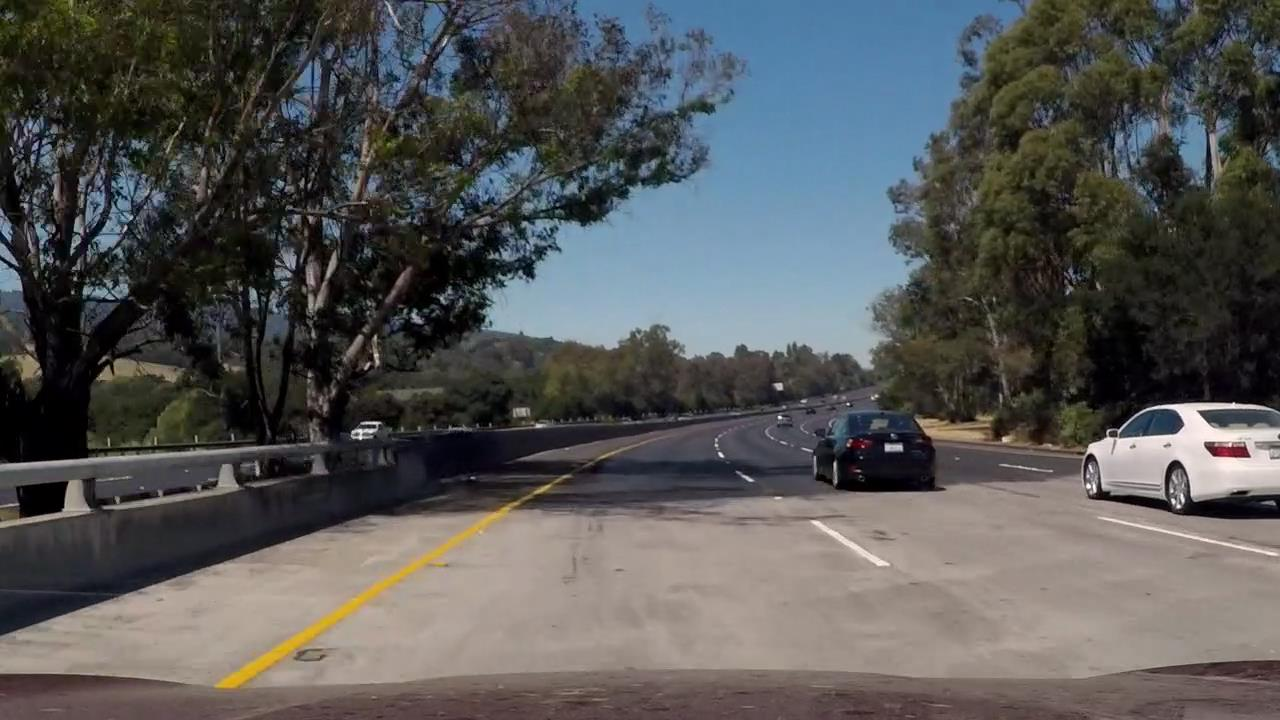
#> input picture straight_lane_dete/test_img/1.jpg, 1280 x 720 px; its folder holds only this picture in this run
$ python straight_lane_detec.py
#> lines starting #> are read from the running program, lines starting #| are printed output that depends on the picture; after the words box and inside, x2 and y2 are one past the last pixel; in counts of white or black regions, pixels touching at a corner belong together
#!/usr/local/bin/python3
# -*- coding:utf-8 -*-

from moviepy.editor import VideoFileClip
import matplotlib.pyplot as plt
import matplotlib.image as mplimg
import numpy as np
import cv2
import os

class Lane_Detection(object):
	def __init__(self):
		self.blur_ksize = 5
		self.canny_low_threshold = 70
		self.canny_high_threshold = 170
		self.rho = 1
		self.theta = np.pi / 180
		self.threshold = 15
		self.min_line_length = 40
		self.max_line_gap = 20

	def get_images_by_dir(self, dir_name):
#> called with dir_name = './test_img/'
		res_file_list = []
		img_suffix = ('.jpg', '.png', '.jpeg') # 可以使用的图像类型
		if dir_name[-1] == '/':
			dir_name = dir_name[:-1]
		img_names = os.listdir(dir_name)
		img_paths = [dir_name + '/' + img_name for img_name in img_names]
		for img in img_paths:
			for suffix in img_suffix:
				if img.endswith(suffix):
					res_file_list.append(img)
		imgs = [ mplimg.imread(path) for path in res_file_list ]
#> imgs = 1 item
		return imgs

	# [8 lines left out: function show_img, not called in this run]

	def roi_mask(self, img, vertices):
		mask = np.zeros_like(img)
		if len(img.shape) > 2:
			channel_count = img.shape[2]
			mask_color = (255,) * channel_count
		else:
			mask_color = 255
			cv2.fillPoly(mask, vertices, mask_color)
			masked_img = cv2.bitwise_and(img, mask)
		return masked_img

	def draw_roi(self, img, vertices):
		cv2.polylines(img, vertices, True, [255, 0, 0], thickness=2)

	def draw_lines(self, img, lines, color=[255, 0, 0], thickness=2):
		for line in lines:
			for x1, y1, x2, y2 in line:
				cv2.line(img, (x1, y1), (x2, y2), color, thickness)

	def draw_lanes(self, img, lines, color=[255, 0, 0], thickness=1):
	    left_lines = []
	    right_lines = []
	    top_y = 1e6

	    for line in lines:
	        for x1, y1, x2, y2 in line:
	            if x1 != x2:
	                slope = (y2 - y1) / (x2 - x1)
	                if slope > 0:
	                    left_lines.append([x1, y1, x2, y2])
	                else:
	                    right_lines.append([x1, y1, x2, y2])
	            if top_y > y1:
	                top_y = y1
	            if top_y > y2:
	                top_y = y2
	    if len(left_lines) > 0:
	        left_line = [0, 0, 0, 0]
	        for line in left_lines:
	            assert (len(line) == 4)
	            for i in range(4):
	                left_line[i] += (line[i] / len(left_lines))
	        slope = (left_line[3] - left_line[1]) / (left_line[2] - left_line[0])
	        top_x = left_line[0] + (top_y - left_line[1]) / slope
	        bottom_x = left_line[0] + (img.shape[0] - left_line[1]) / slope
	        cv2.line(img, (int(bottom_x), img.shape[0]), (int(top_x), int(top_y)), color, thickness * 10)

	    if len(right_lines) > 0:
	        right_line = [0, 0, 0, 0]
	        for line in right_lines:
	            assert (len(line) == 4)
	            for i in range(4):
	                right_line[i] += (line[i] / len(right_lines))
	        slope = (right_line[3] - right_line[1]) / (right_line[2] - right_line[0])
	        top_x = right_line[0] + (top_y - right_line[1]) / slope
	        bottom_x = right_line[0] + (img.shape[0] - right_line[1]) / slope
	        cv2.line(img, (int(bottom_x), img.shape[0]), (int(top_x), int(top_y)), color, thickness * 10)

	def hough_lines(self, img, rho, theta, threshold, min_line_len, max_line_gap):
		lines = cv2.HoughLinesP(img, self.rho, self.theta, self.threshold, np.array([]), minLineLength = min_line_len, maxLineGap = max_line_gap)
		line_img = np.zeros((img.shape[0], img.shape[1], 3), dtype=np.uint8)#生成绘制直线的绘图板，黑底
		line_img_copy = line_img.copy()
		self.draw_lines(line_img_copy, lines)
		self.draw_lanes(line_img, lines)
		return line_img,line_img_copy

	def edge_detection(self, img):
		grey_img = cv2.cvtColor(img, cv2.COLOR_RGB2GRAY)
		gaussianblur = cv2.GaussianBlur(grey_img, (self.blur_ksize,self.blur_ksize),0)
		img_canny = cv2.Canny(gaussianblur, self.canny_low_threshold , self.canny_high_threshold)
		return img_canny

	def process_an_image(self, img):
		plt.subplot(2, 3, 1)
		plt.imshow(img)
		plt.axis("off")
		plt.title("original")
		edge_detec = self.edge_detection(img)
		# cv2.imshow('edge_detection', edge_detec)
		plt.subplot(2, 3, 2)
		plt.imshow(edge_detec, cmap='gray')
		plt.axis("off")
		plt.title("Edge_Detec")
		roi_vtx = np.array([[(90, img.shape[0]), (570, 470), (720, 470), (1200, img.shape[0])]])
		roi_edges = self.roi_mask(edge_detec, roi_vtx)
		# cv2.imshow('roi_edges', roi_edges)
		plt.subplot(2, 3, 3)
		plt.imshow(roi_edges, cmap='gray')
		plt.axis("off")
		plt.title("ROI_Res")
		line_img,line_img_copy = self.hough_lines(roi_edges, self.rho, self.theta, self.threshold, self.min_line_length, self.max_line_gap)
		# cv2.imshow('line_img_copy', line_img_copy)
		# cv2.imshow('line_img', line_img)
		plt.subplot(2, 3, 4)
		plt.imshow(line_img, cmap='gray')
		plt.axis("off")
		plt.title("Hough_Res")
		line_img_copy_show = cv2.addWeighted(img, 0.8, line_img_copy, 1, 0)
		plt.subplot(2, 3, 5)
		plt.imshow(line_img_copy_show, cmap='gray')
		plt.axis("off")
		plt.title("Detec_Out")
		res_img = cv2.addWeighted(img, 0.8, line_img, 1, 0)
		return res_img

if __name__ == "__main__":
	LD = Lane_Detection()
	# 处理图片
	image_paths = './test_img/'
	ori_img_list = LD.get_images_by_dir(image_paths)
#> ori_img_list = 1 item
	res_img = []
	for ori_img in ori_img_list:
		res = LD.process_an_image(ori_img)
		res_img.append(res)
		plt.subplot(2, 3, 6)
		plt.imshow(res)
		plt.axis("off")
		plt.title("Output")
		plt.show()
#> this loop made 1 pass
#> roi_vtx in process_an_image on pass 1: [[90, 720], [570, 470], [720, 470], [1200, 720]]
#> pass 1, in edge_detection, `grey_img = cv2.cvtColor(img, cv2.COLOR_RGB2GRAY)`:
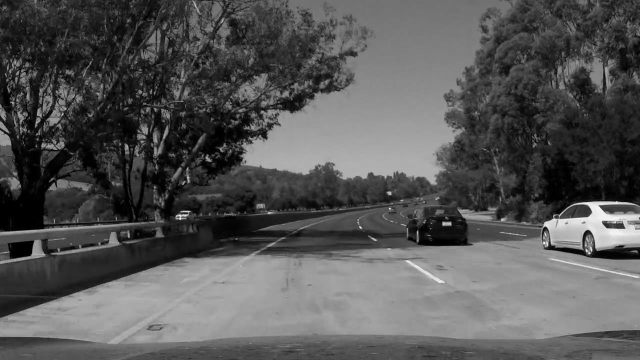
#> grey_img: shape (720, 1280) (shown at 1/2 size); min 0, max 254, mean 86.5
#> pass 1, in edge_detection, `img_canny = cv2.Canny(gaussianblur, self.canny_low_threshold , self.ca..`:
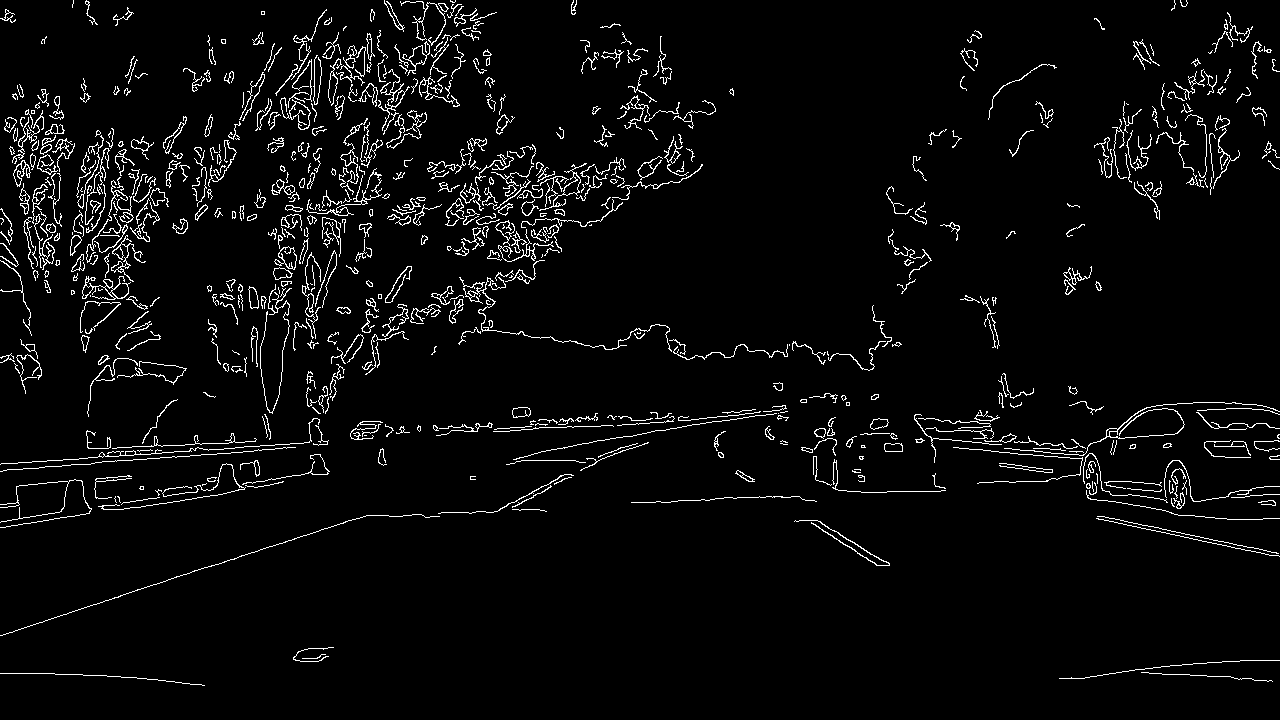
#> img_canny: shape (720, 1280); 4.1% white in thin lines or dots
#> pass 1, in roi_mask, `masked_img = cv2.bitwise_and(img, mask)`:
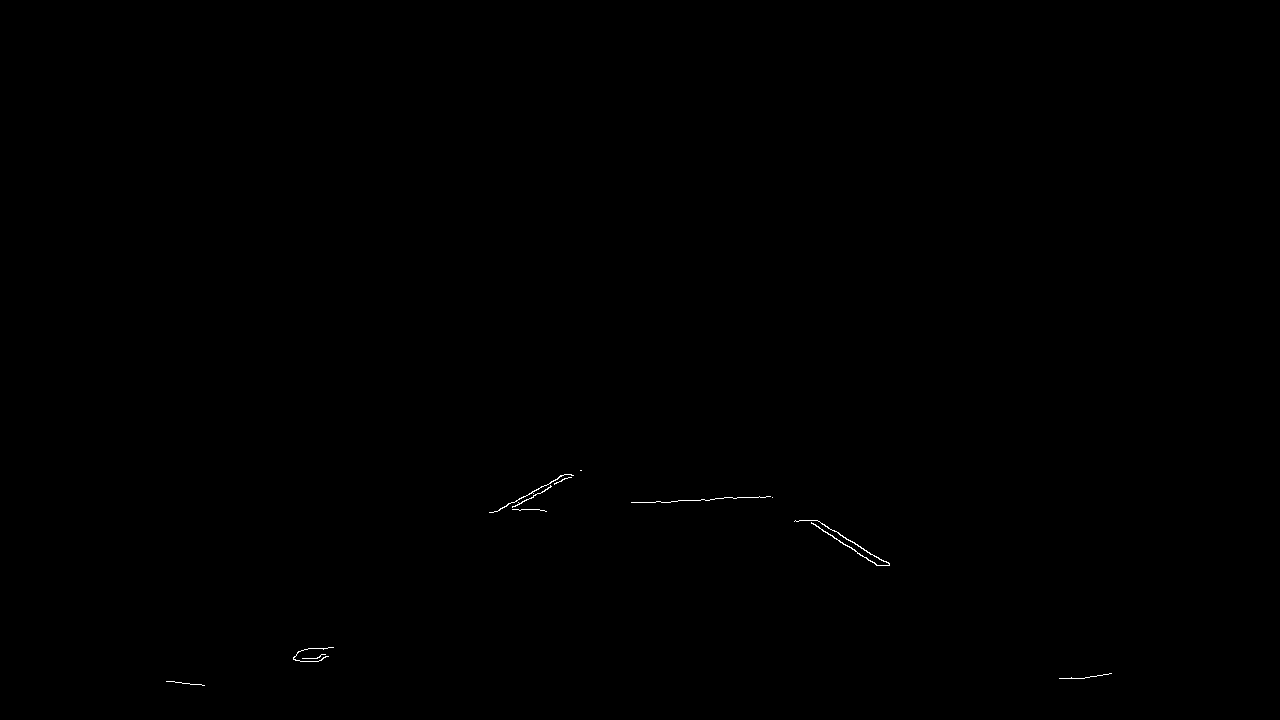
#> masked_img: shape (720, 1280); 0.09% white in thin lines or dots, all inside (x1, y1, x2, y2) = (166, 470, 1112, 686)
#> pass 1, `plt.show()`:
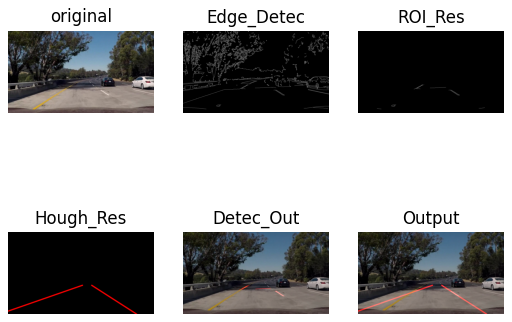
#> figure drawn by matplotlib, 6 panels
#> after the loop, res_img = 1 item

	# [8 lines of commented-out code are left out]

$ run again, on straight_lane_dete/test_img/test_40.jpg
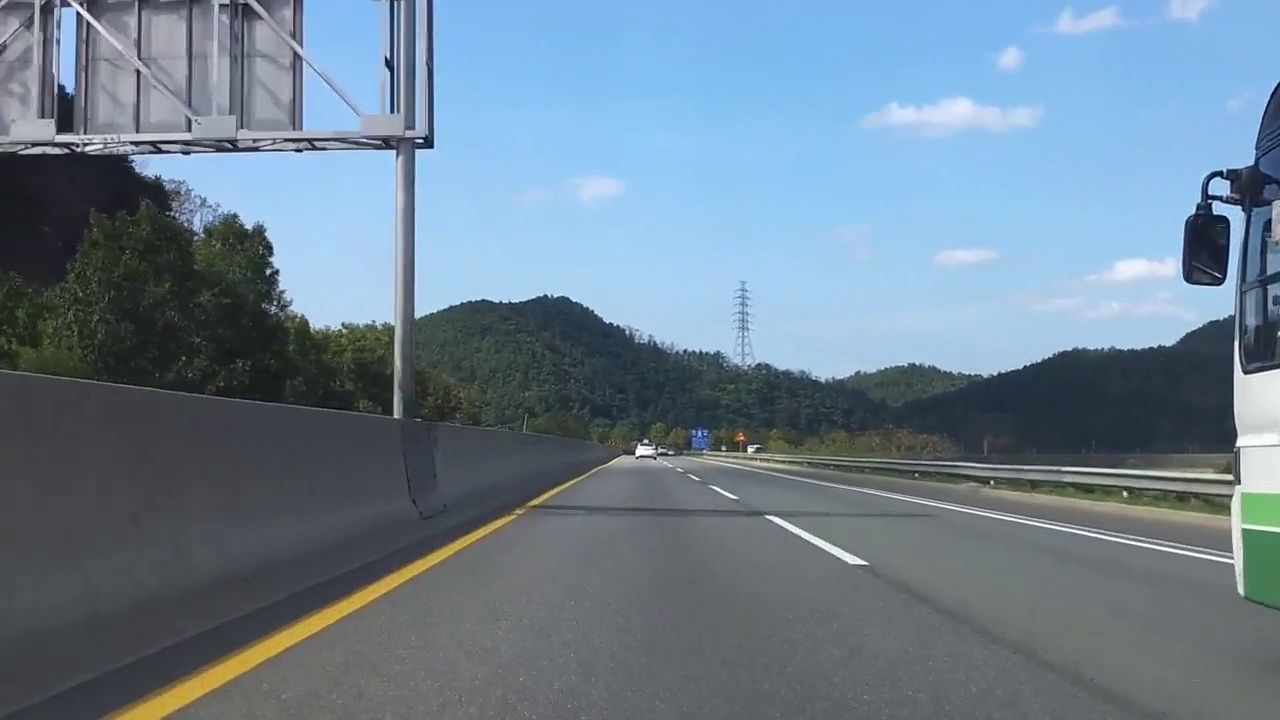
#> input picture straight_lane_dete/test_img/test_40.jpg, 1280 x 720 px
#> imgs = 1 item
#> the loop `for ori_img in ori_img_list:` made 1 pass
#> roi_vtx in process_an_image on pass 1: [[90, 720], [570, 470], [720, 470], [1200, 720]]
#> pass 1, in edge_detection, `img_canny = cv2.Canny(gaussianblur, self.canny_low_threshold , self.ca..`:
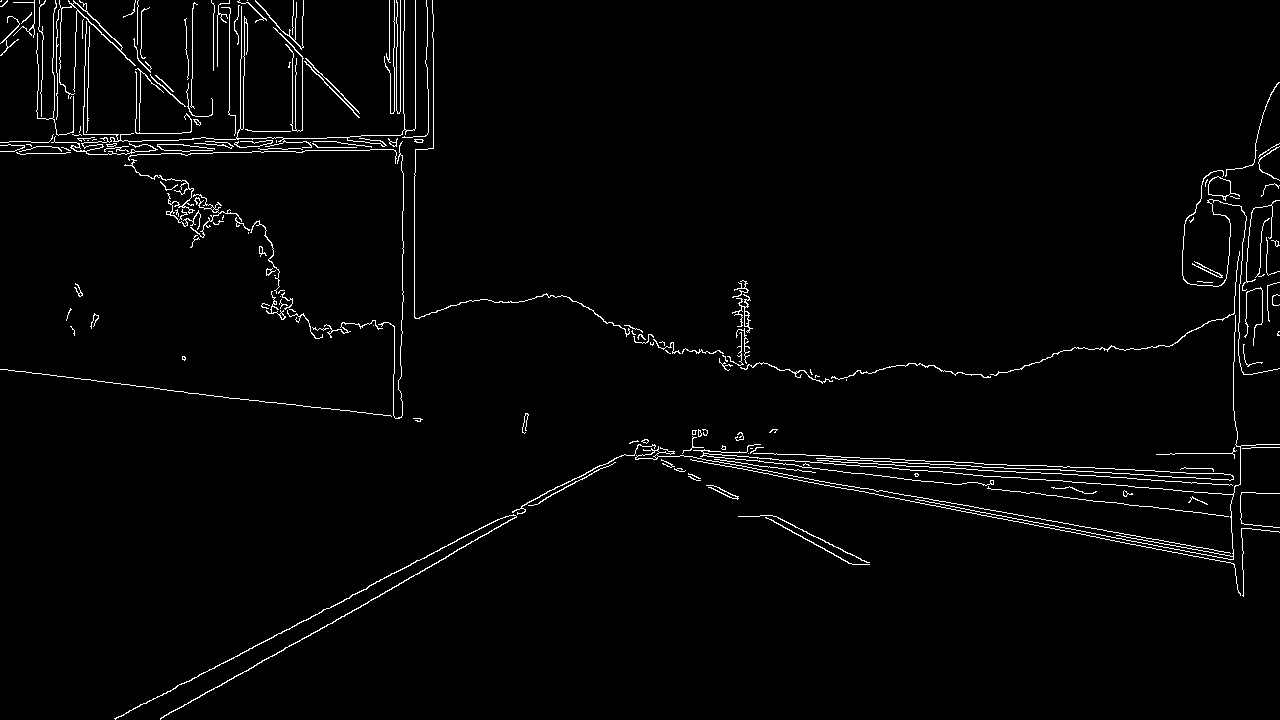
#> img_canny: shape (720, 1280); 2.2% white in thin lines or dots
#> pass 1, in roi_mask, `masked_img = cv2.bitwise_and(img, mask)`:
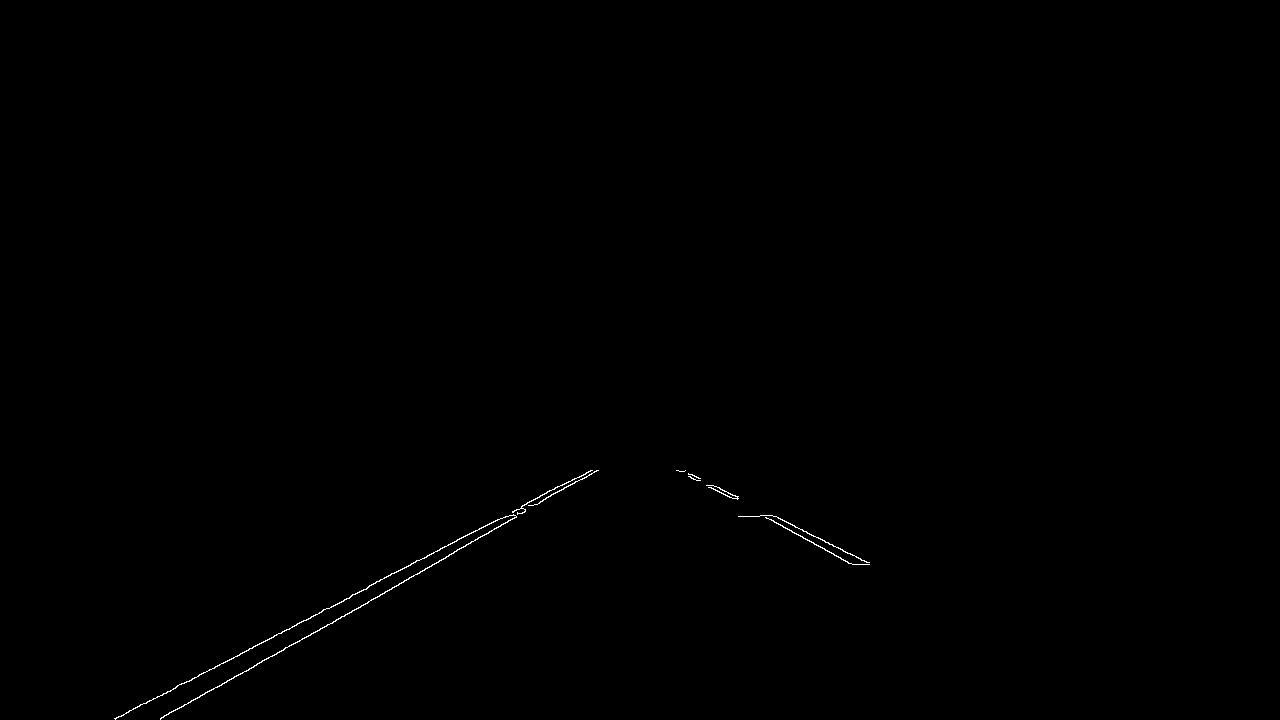
#> masked_img: shape (720, 1280); 0.2% white in thin lines or dots, all inside (x1, y1, x2, y2) = (114, 470, 870, 720)
